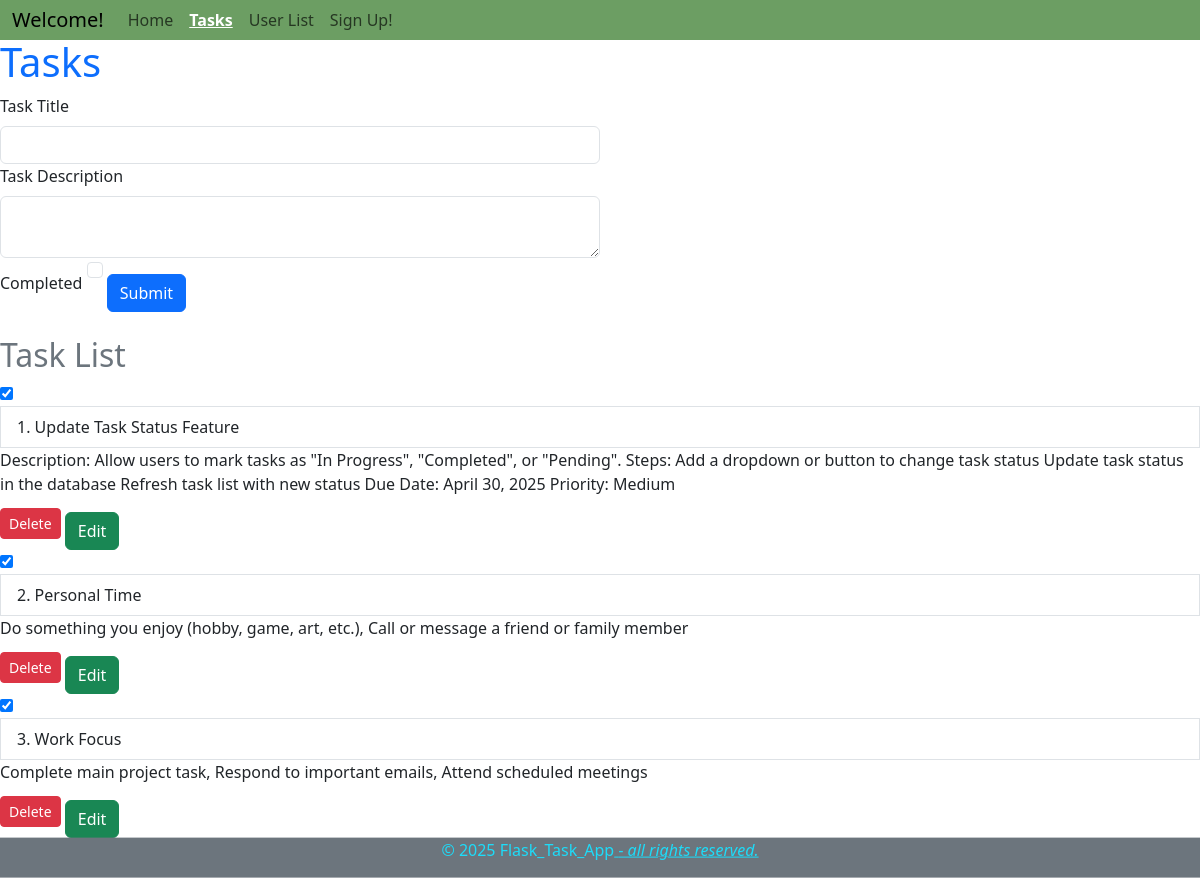
/tasks, run on an earlier commit of the app's database.
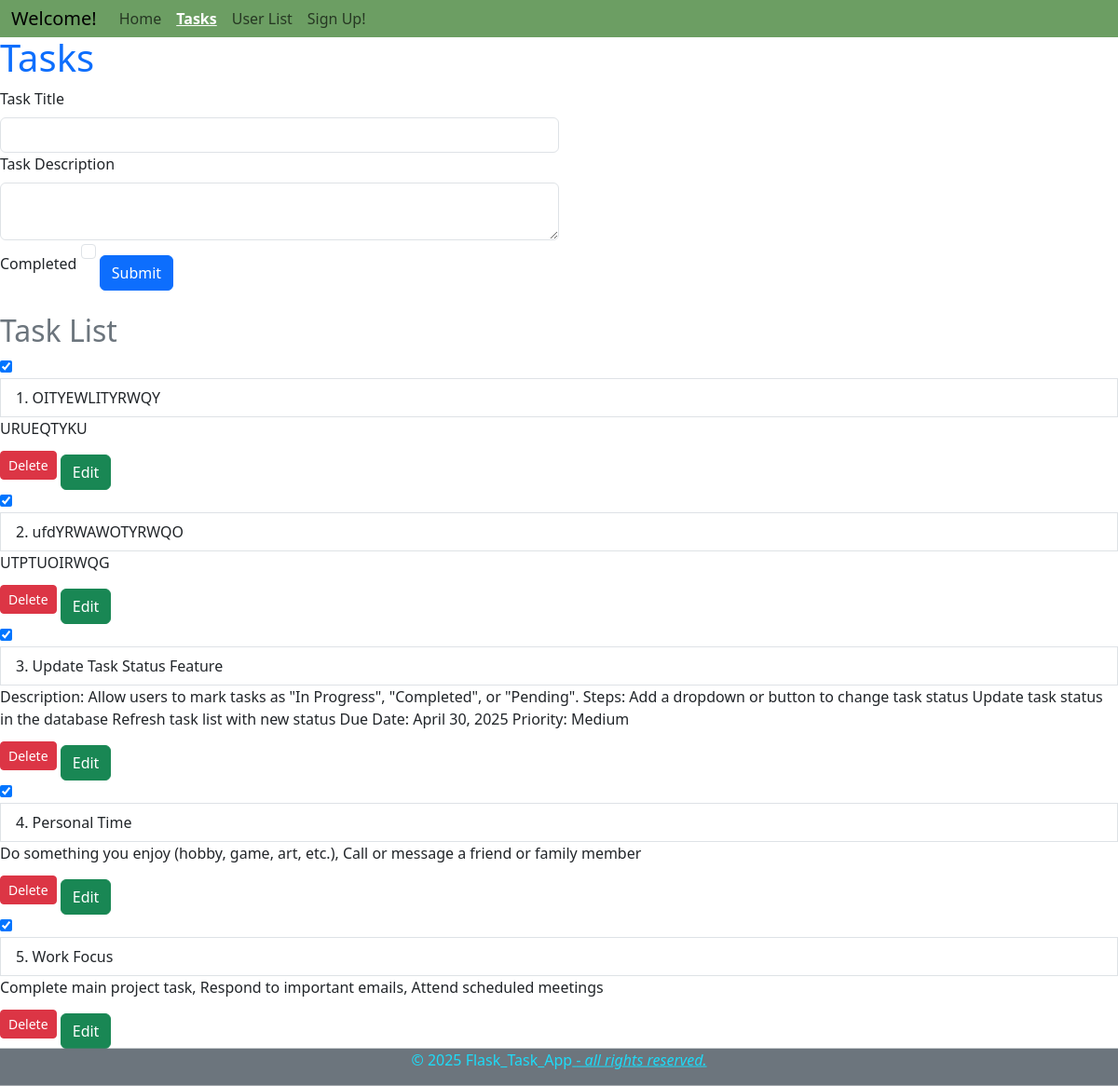
And on a later commit of the database.
### app/models.py (models this page shows, shortened)
class Task(db.Model):
    task_id = db.Column(db.Integer, primary_key=True)
    title = db.Column(db.String(100), nullable=False)
    description = db.Column(db.Text, nullable=False)
    completed = db.Column(db.Boolean, default=False)
    user_id = db.Column(db.Integer, db.ForeignKey('user.user_id'), nullable=False)

### app/routes.py (the view, shortened to what this page needs)
@app.route('/tasks', methods=['GET', 'POST'])
def tasks():
    form = TaskForm()
    tasks = Task.query.all()
    return render_template('tasks.html', title='Tasks', task_form=form, tasks=tasks)

### app/forms.py
class TaskForm(FlaskForm):
   title = StringField('Task Title')
   description = TextAreaField('Task Description')
   completed = BooleanField('Completed')
   submit = SubmitField('Submit')

### app/templates/tasks.html (shortened to what this page needs)
{% extends "base.html" %}
{% block content %}
<h1 class="text-primary">{% if edith_mode %} Edith Tasks {% else %} Tasks {% endif %}</h1>
<form action="{% if edith_mode %} {{ url_for('edith_task', task_id = request.view_args.task_id) }} {% else %} {{ url_for('tasks') }} {% endif %}" method="post">
    {{ task_form.title.label(class="form-label") }}
    {{ task_form.title(class="form-control w-50") }}
    {{ task_form.description.label(class="form-label") }}
    {{ task_form.description(class="form-control w-50") }}
    {{ task_form.completed.label(class="form-check-label") }}
    {{ task_form.completed(class="form-check-input") }}
    {{ task_form.submit(class="btn btn-primary mt-3") }}
</form>
<h2 class="text-secondary mt-4">Task List</h2>
<div class="list-group">
    {% for task in tasks|reverse %}
    <form action="{{ url_for('toggle_task', task_id=task.task_id) }}" method="post" style="display: inline;">
        <input type="checkbox"
            {% if task.completed %} checked {% endif %}
            onchange="this.form.submit()"
            id="task-{{ task.task_id }}"
            title="Mark task as completed">
    </form>
    <label for="task-{{ task.task_id }}" class="list-group-item">
        {{ loop.index }}. {{ task.title }}
    </label>
    <span>{{ task.description }}</span>
    <form action="{{ url_for('delete_task', task_id=task.task_id) }}" method="post" onsubmit="return confirm('Are you sure you want to delete this task?');" style="display: inline;">
        <button type="submit" class="btn btn-danger btn-sm">Delete</button>
        <a href="{{ url_for('edith_task', task_id=task.task_id) }}" class="btn btn-success mt-3">Edit</a>
    </form>
    {% endfor %}
</div>
{% endblock %}

### app/templates/base.html (shortened to what this page needs)
<!DOCTYPE html>
<html lang="en">
<head>
    <link href="https://cdn.jsdelivr.net/npm/bootstrap@5.3.5/dist/css/bootstrap.min.css" rel="stylesheet">
</head>
</head>
<body>
    <nav class="navbar navbar-expand-sm bg-body-tertiary sticky-top p-0">
        <div class="container-fluid" style="background-color: rgb(108, 158, 99);">
            <a class="navbar-brand" href="#">Welcome!</a>
            <div class="collapse navbar-collapse" id="navbarNavAltMarkup">
                <div class="navbar-nav">
                    <a class="nav-link {% if request.endpoint == 'home' %}active{% endif %}" href="{{ url_for('home') }}">Home</a>
                    <a class="nav-link {% if request.endpoint == 'tasks' %}active{% endif %}" href="{{ url_for('tasks') }}">Tasks</a>
                    <a class="nav-link {% if request.endpoint == 'user_list' %}active{% endif %}" href="{{ url_for('user_list') }}">User List</a>
                    <a class="nav-link {% if request.endpoint == 'users' %}active{% endif %}" href="{{ url_for('users') }}">Sign Up!</a>
                </div>
            </div>
        </div>
    </nav>
    {% block content %}
    {% endblock %}
</body>
<footer class="bg-secondary color-rgp text-white text-center py-0 mt-auto position-sticky bottom-0">
    <p style="color: rgb(29, 220, 249);">&copy; 2025 Flask_Task_App<i class="text-decoration-underline"> - all rights reserved.</i></p></footer>
</html>

### app/templates/base.html (style rules this page uses)
html, body { height: 100%; }
body { display: flex; flex-direction: column; }
nav { flex-grow: 0; margin-top: -2px; padding: 0.5rem 0; }
.navbar-nav .nav-link.active { text-decoration: underline; font-weight: bold; color: white !important; }

What changed in the data, as far as the page shows it:
added Task: completed "☑", title "OITYEWLITYRWQY", description "URUEQTYKU"
added Task: completed "☑", title "ufdYRWAWOTYRWQO", description "UTPTUOIRWQG"
